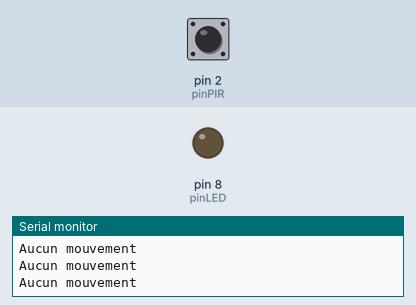
This sketch was run on a simulated Arduino Uno, built with avr-gcc and run on an emulated ATmega328P. Shown: output pins drawn as LEDs (lit = HIGH), the last lines printed to the serial monitor. Dashed ring = blinking. The inputs (shaded band) are chosen by the test bench; at power-on: pin 2 (pinPIR) LOW.

Above: at 1.2 s.
1.3 s: pin 2 (pinPIR) driven HIGH
At 2.5 s:
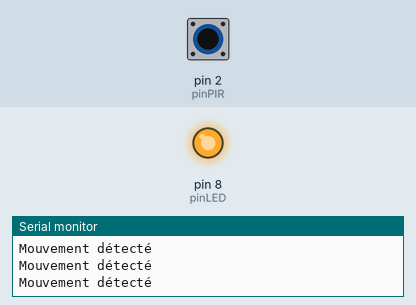
2.8 s: pin 2 (pinPIR) driven LOW
At 3.7 s:
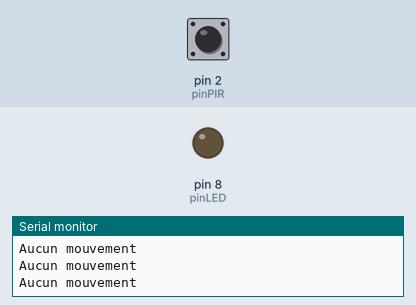
5.8 s: pin 2 (pinPIR) pulsed HIGH 2 times (0.12 s each, 0.3 s apart)
At 6.16 s:
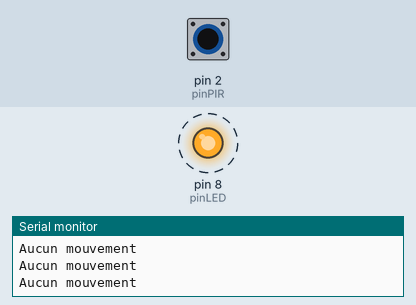
9.4 s: pin 2 (pinPIR) pulsed HIGH 5 times (0.12 s each, 0.3 s apart)
At 11.5 s:
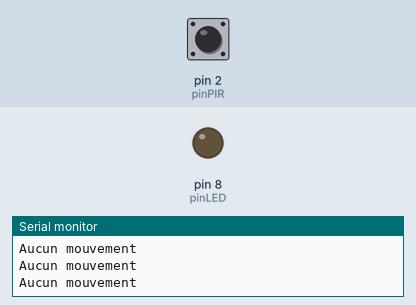
Timing chart, 0 to 13.0 s (numbered marks = the images above; inputs shaded):
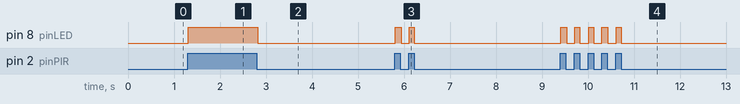

The sketch:

EX2_LED-PIR.ino
```cpp
int pinPIR = 2;
int pinLED = 8;
int val = 0;

void setup() {
  pinMode(pinPIR, INPUT);
  pinMode(pinLED, OUTPUT);
  Serial.begin(9600);
}

void loop() {
  val = digitalRead(pinPIR);

  if (val == HIGH) {
    digitalWrite(pinLED, HIGH);
    Serial.println("Mouvement détecté");
  } else {
    digitalWrite(pinLED, LOW);
    Serial.println("Aucun mouvement");
  }
}
```

Measured:
- after the input at 1.3 s, pin 8 (pinLED): LOW → HIGH at once
- after the input at 2.8 s, pin 8 (pinLED): HIGH → LOW at once
- after the input at 5.8 s, pin 8 (pinLED): alternates HIGH for 0.12 s and LOW for 0.18 s, 4 changes in all, then stays LOW, starting at once
- after the input at 9.4 s, pin 8 (pinLED): alternates HIGH for 0.11 s and LOW for 0.18 s, 10 changes in all, then stays LOW, starting at once
